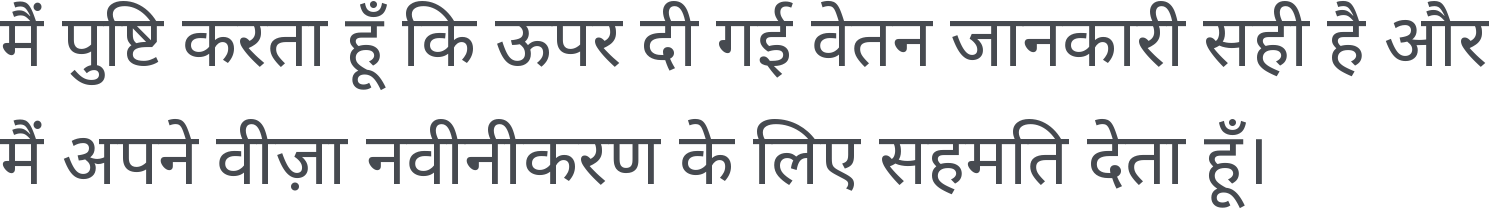
#> input picture app/form_hindi.png, 1489 x 209 px
$ python -i ocr.py   (imports and definitions only)
#> lines starting #> are read from the running program, lines starting #| are printed output that depends on the picture; after the words box and inside, x2 and y2 are one past the last pixel; in counts of white or black regions, pixels touching at a corner belong together
"""Scanned pages and photos: classic Tesseract OCR (no neural model is downloaded - Tesseract's own English data).

  1. the page is rendered (pdftoppm) at 300 dpi in grey;
  2. straightened: the angle whose row profile is sharpest (within +/-4 degrees) is taken, and the page turned back;
  3. table rules (long straight dark runs, far longer than any letter) are found - their positions split cells -
     and painted out, as a rule read as "|" or "1" spoils the figure beside it;
  4. Tesseract reads the page and gives every word with its box and confidence (TSV);
  5. figures it was unsure of are read again on their own, enlarged, with only digits allowed.

Pages are read one at a time by default (DOCREAD_PARALLEL=1: the server has about 1 GB of memory; 2 reads two at once). Needs: tesseract-ocr (+ eng data) and poppler-utils.
"""
import io
import os
import re
import subprocess
import tempfile
from concurrent.futures import ThreadPoolExecutor

import numpy as np
from PIL import Image, ImageFilter, ImageOps

from .model import Word
from .pdf import words_to_rows

TESS = os.environ.get("DOCREAD_TESSERACT", "tesseract")
ENV = dict(os.environ, OMP_THREAD_LIMIT="1")


def _runs(mask, k, axis):
    """Pixels that belong to a straight run of at least k dark pixels along an axis (a morphological opening with a
    1 x k line, done with cumulative sums - numpy only)."""
    m = mask.astype(np.int32)
    if axis == 1:
        m = m.T
    n = m.shape[0]
    if n < k:
        return np.zeros_like(mask)
    cs = np.vstack([np.zeros((1, m.shape[1]), np.int32), np.cumsum(m, axis=0)])
    full = (cs[k:] - cs[:-k]) == k            # windows of k all dark: start positions 0..n-k
    out = np.zeros_like(m, dtype=bool)
    # dilate back: a pixel is on a run if any window covering it is full
    cf = np.vstack([np.zeros((1, m.shape[1]), np.int32), np.cumsum(full.astype(np.int32), axis=0)])
    for_i = np.arange(n)
    lo = np.clip(for_i - k + 1, 0, full.shape[0])
    hi = np.clip(for_i + 1, 0, full.shape[0])
    out = (cf[hi] - cf[lo]) > 0
    if axis == 1:
        out = out.T
    return out


def _otsu(a):
    hist = np.bincount(a.ravel(), minlength=256).astype(np.float64)
    tot = a.size
    sum_all = np.dot(np.arange(256), hist)
    wb = np.cumsum(hist)
    sb = np.cumsum(hist * np.arange(256))
    wf = tot - wb
    with np.errstate(divide="ignore", invalid="ignore"):
        mb = sb / wb
        mf = (sum_all - sb) / wf
        between = wb * wf * (mb - mf) ** 2
    between = np.nan_to_num(between)
    return int(np.argmax(between))


def deskew_angle(img):
    """The page's tilt in degrees: the angle at which the rows of text make the sharpest horizontal profile."""
    small = img.copy()
    small.thumbnail((900, 900))
    a = np.asarray(small, dtype=np.uint8)
    t = _otsu(a)
    dark = Image.fromarray(((a < t) * 255).astype(np.uint8))
    best, best_s = 0.0, -1.0
    for coarse in (np.arange(-4.0, 4.01, 0.5), None):
        cands = coarse if coarse is not None else np.arange(best - 0.5, best + 0.51, 0.1)
        for ang in cands:
            r = np.asarray(dark.rotate(float(ang), resample=Image.NEAREST, fillcolor=0), dtype=np.float32)
            prof = r.sum(axis=1)
            s = float(np.sum(np.diff(prof) ** 2))
            if s > best_s:
                best, best_s = float(ang), s
    return best


def prepare(img):
    """Grey, straightened, rules out. Returns (image for Tesseract, vertical rules [(x, y0, y1)] in pixels, angle)."""
    img = ImageOps.grayscale(img)
    ang = deskew_angle(img)
    if abs(ang) >= 0.15:
        img = img.rotate(ang, resample=Image.BICUBIC, fillcolor=255, expand=False)
    a = np.asarray(img, dtype=np.uint8)
    # rules are found on a half-size picture (4x less work), then painted out on the full one
    half = img.resize((img.width // 2, img.height // 2), Image.BOX)
    h_ = np.asarray(half, dtype=np.uint8)
    t = _otsu(h_)
    dark = h_ < max(t, 60)
    h, w = dark.shape
    hk, vk = max(30, w // 12), max(20, h // 25)
    hor = _runs(dark, hk, axis=1)
    ver = _runs(dark, vk, axis=0)
    rules = []
    if ver.any():
        cols = np.where(ver.any(axis=0))[0]
        if cols.size:
            groups = np.split(cols, np.where(np.diff(cols) > 2)[0] + 1)
            for g in groups:
                x = int(g.mean()) * 2
                ys = np.where(ver[:, g].any(axis=1))[0]
                rules.append((x, int(ys.min()) * 2, int(ys.max()) * 2))
    hrules = []
    if hor.any():
        rws = np.where(hor.any(axis=1))[0]
        for g in np.split(rws, np.where(np.diff(rws) > 2)[0] + 1):
            xs = np.where(hor[g, :].any(axis=0))[0]
            hrules.append((int(g.mean()) * 2, int(xs.min()) * 2, int(xs.max()) * 2))
    lines = hor | ver
    if lines.any():
        m = Image.fromarray((lines * 255).astype(np.uint8)).resize(img.size, Image.NEAREST).filter(ImageFilter.MaxFilter(7))
        mask = np.asarray(m) > 0
        a = a.copy()
        a[mask] = 255
    return Image.fromarray(a), rules, ang, hrules


# [16 lines left out: function _tsv, not called in this run]


NUMTOK = re.compile(r"^[(\-]?[\dOoIlSB|.,]{3,}[)\-]?%?$")


# [183 lines left out: functions _reread_numbers, _split_on_rules, ocr_image, render_pdf_pages, embedded_scans, ocr_pdf_pages and 1 more, not called in this run]

>>> from PIL import Image
>>> picture = Image.open('../form_hindi.png')
#> picture is the input picture: PIL image 1489x209 RGBA; mean R, G, B, A 222.1, 222.8, 223.9, 39.4
>>> result = prepare(picture)
#> in prepare, `img = ImageOps.grayscale(img)`:
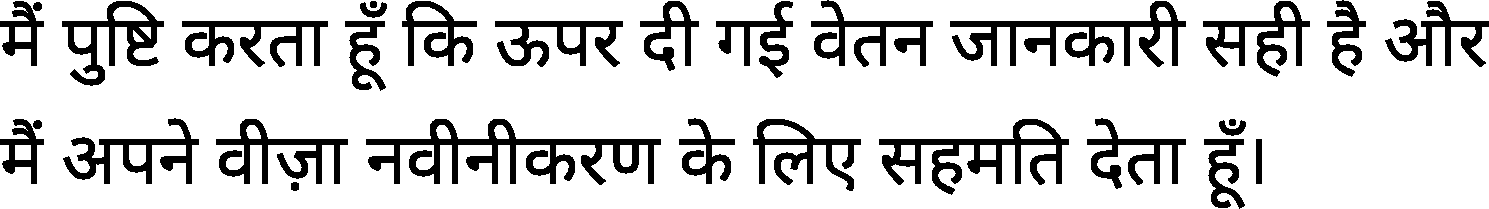
#> img: PIL image 1489x209 L; values 73 (black) and 255 (white), 82.2% white; 30 black regions, largest, box (x1, y1, x2, y2) and area: (366, 119, 661, 185) 6305, (950, 1, 1186, 67) 4866, (879, 119, 1069, 195) 4373
#> in _otsu, `hist = np.bincount(a.ravel(), minlength=256).astype(np.float64)`: hist = 256 values, max 86459 at index 255, min 0 at index 0, mean 443
#> in _otsu, `sum_all = np.dot(np.arange(256), hist)`: sum_all = 25190972
#> in _otsu, `wb = np.cumsum(hist)`: wb = 256 values from 0 to 113400
#> in _otsu, `sb = np.cumsum(hist * np.arange(256))`: sb = 256 values from 0 to 25190972
#> in _otsu, `wf = tot - wb`: wf = 256 values, max 113400 at index 0, min 0 at index 255, mean 98402.2
#> in _otsu, `between = np.nan_to_num(between)`: between = 256 values, max 5.4e+13 at index 166, min 0 at index 0, mean 3.7e+13
#> in deskew_angle, `t = _otsu(a)`: t = 166
#> in deskew_angle, `dark = Image.fromarray(((a < t) * 255).astype(np.uint8))`:
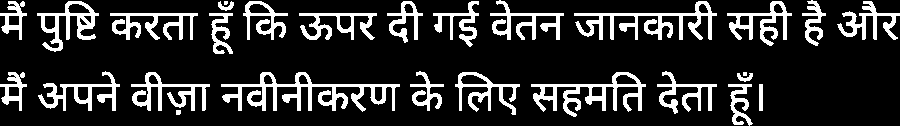
#> dark: PIL image 900x126 L; 17.3% white; 28 white regions (2 under 20 px), largest, box (x1, y1, x2, y2) and area: (221, 72, 400, 112) 2245, (574, 1, 717, 40) 1725, (531, 72, 646, 117) 1580
#> after the loop in deskew_angle, `for coarse in (np.arange(-4.0, 4.01, 0.5), None):`: best = 0; best_s = 9.63e+10
#> in prepare, `ang = deskew_angle(img)`: ang = 0
#> in prepare, `half = img.resize((img.width // 2, img.height // 2), Image.BOX)`:
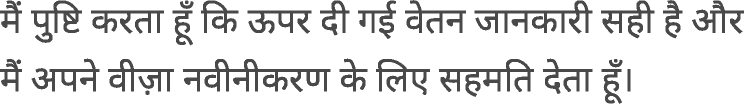
#> half: PIL image 744x104 L; min 73, max 255, mean 222.5
#> in prepare, `t = _otsu(h_)`: t = 164
#> in prepare, `dark = h_ < max(t, 60)`: dark: shape (104, 744) bool; 15.7% white; 30 white regions (5 under 20 px), largest, box (x1, y1, x2, y2) and area: (183, 59, 330, 92) 1505, (439, 59, 534, 97) 999, (475, 1, 592, 33) 990
#> in _runs, `m = m.T`: m: shape (744, 104) int32; values 0 (black) and 1 (white), 15.7% white; 30 white regions (5 under 20 px), largest, box (x1, y1, x2, y2) and area: (59, 183, 92, 330) 1505, (59, 439, 97, 534) 999, (1, 475, 33, 592) 990
#> in _runs, `full = (cs[k:] - cs[:-k]) == k`: full: shape (683, 104) bool; 0.73% white; 6 white regions (2 under 20 px), largest, box (x1, y1, x2, y2) and area: (69, 183, 72, 269) 258, (11, 475, 13, 531) 112, (69, 439, 72, 473) 102, (11, 91, 13, 103) 24
#> in _runs, `cf = np.vstack([np.zeros((1, m.shape[1]), np.int32), np.cumsum(full.as..`:
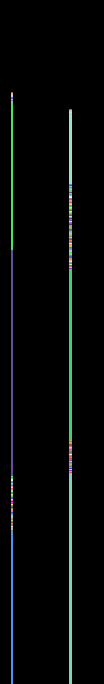
#> cf: shape (684, 104) int64; 126 distinct labels, from 0 to 125; one colour per label, 0 black
#> in _runs, `out = (cf[hi] - cf[lo]) > 0`: out: shape (744, 104) bool; 1.8% white; 6 white regions, box (x1, y1, x2, y2) and area: (69, 183, 72, 330) 441, (69, 439, 72, 534) 285, (11, 475, 13, 592) 234, (69, 108, 72, 174) 198, (11, 91, 13, 164) 146, (11, 248, 13, 311) 126
#> in _runs, `out = out.T`: out: shape (104, 744) bool; 1.8% white; 6 white regions, box (x1, y1, x2, y2) and area: (183, 69, 330, 72) 441, (439, 69, 534, 72) 285, (475, 11, 592, 13) 234, (108, 69, 174, 72) 198, (91, 11, 164, 13) 146, (248, 11, 311, 13) 126
#> call 2 of _runs, with k = 20, axis = 0
#> in _runs (call 2), `full = (cs[k:] - cs[:-k]) == k`: full: shape (85, 744) bool; 1% white in thin lines or dots, all inside (x1, y1, x2, y2) = (16, 2, 725, 72)
#> in _runs (call 2), `cf = np.vstack([np.zeros((1, m.shape[1]), np.int32), np.cumsum(full.as..`:
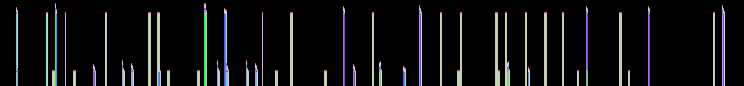
#> cf: shape (86, 744) int64; 16 distinct labels, from 0 to 15; one colour per label, 0 black
#> in _runs (call 2), `out = (cf[hi] - cf[lo]) > 0`:
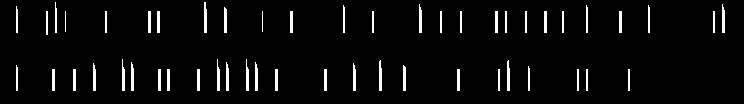
#> out: shape (104, 744) bool; 4% white; 51 white regions, largest, box (x1, y1, x2, y2) and area: (204, 2, 207, 33) 86, (379, 60, 382, 91) 84, (507, 60, 510, 91) 84
#> in prepare, `cols = np.where(ver.any(axis=0))[0]`: cols = 122 values from 16 to 724
#> in prepare, `groups = np.split(cols, np.where(np.diff(cols) > 2)[0] + 1)`: groups = 42 items, first 6: [16, 17], [46, 47], [52, 53, 54, 55, 56], [65], [73, 74, 75], [93, 94, 95]
#> the loop in prepare, `for g in groups:` made 42 passes
#> (g, x) on passes 1 to 12: ([16, 17], 32), ([46, 47], 92), ([52, 53, 54, 55, 56], 108), ([65], 130), ([73, 74, 75], 148), ([93, 94, 95], 188), ([105, 106], 210), ([122, 123, 124], 246), ([131, 132, 133], 264), ([148, 149, 150], 298), ([157, 158, 159, 160], 316), ([167, 168, 169], 336)
#> after the loop in prepare, `for g in groups:`: rules = 42 items, first 6: (32, 12, 180), (92, 22, 68), (108, 4, 180), (130, 22, 62), (148, 138, 180), (188, 126, 180)
#> in prepare, `rws = np.where(hor.any(axis=1))[0]`: rws = [11, 12, 69, 70, 71]
#> the loop in prepare, `for g in np.split(rws, np.where(np.diff(rws) > 2)[0] + 1):` made 2 passes
#> g on passes 1 to 2: [11, 12], [69, 70, 71]
#> after the loop in prepare, `for g in np.split(rws, np.where(np.diff(rws) > 2)[0] + 1):`: hrules = [(22, 182, 1182), (140, 216, 1066)]
#> in prepare, `lines = hor | ver`: lines: shape (104, 744) bool; 5.6% white; 31 white regions, largest, box (x1, y1, x2, y2) and area: (183, 59, 330, 91) 890, (475, 5, 592, 33) 524, (439, 60, 534, 91) 497
#> in prepare, `m = Image.fromarray((lines * 255).astype(np.uint8)).resize(img.size, I..`: m: PIL image 1489x209 L; 13.1% white; 31 white regions, largest, box (x1, y1, x2, y2) and area: (363, 116, 663, 186) 7400, (948, 7, 1188, 69) 5072, (876, 118, 1072, 186) 4256
#> in prepare, `a[mask] = 255`:
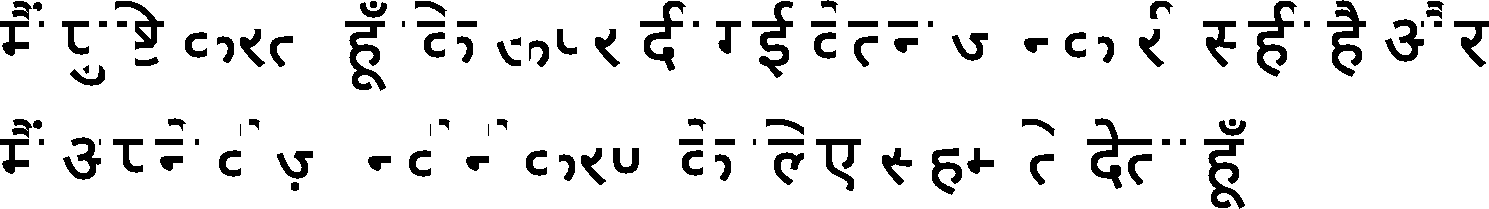
#> a: shape (209, 1489); values 73 (black) and 255 (white), 89.7% white; 106 black regions (7 under 20 px), largest, box (x1, y1, x2, y2) and area: (345, 21, 386, 91) 1288, (1204, 139, 1245, 209) 1288, (1327, 0, 1366, 77) 1261
